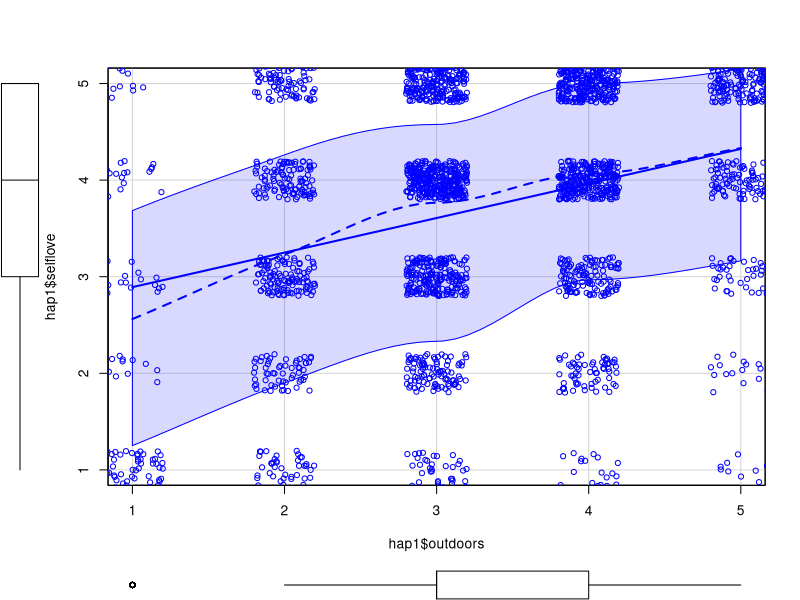
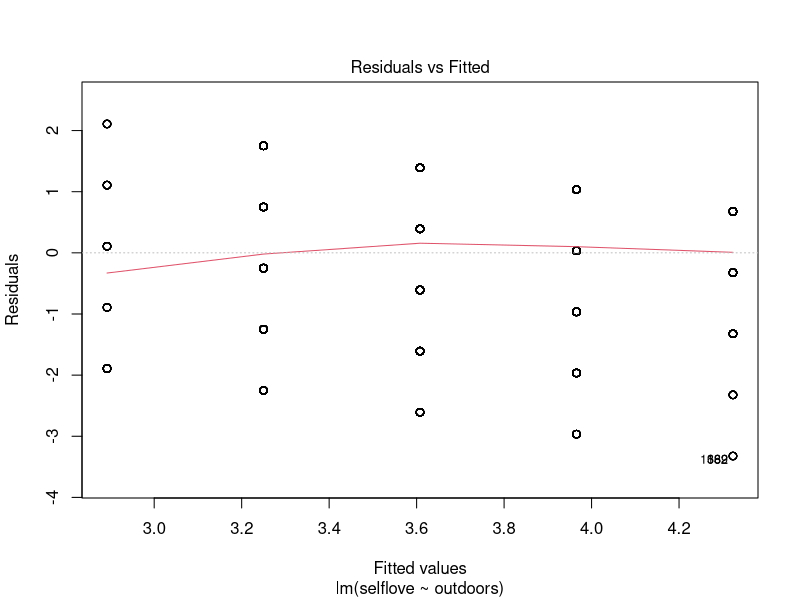
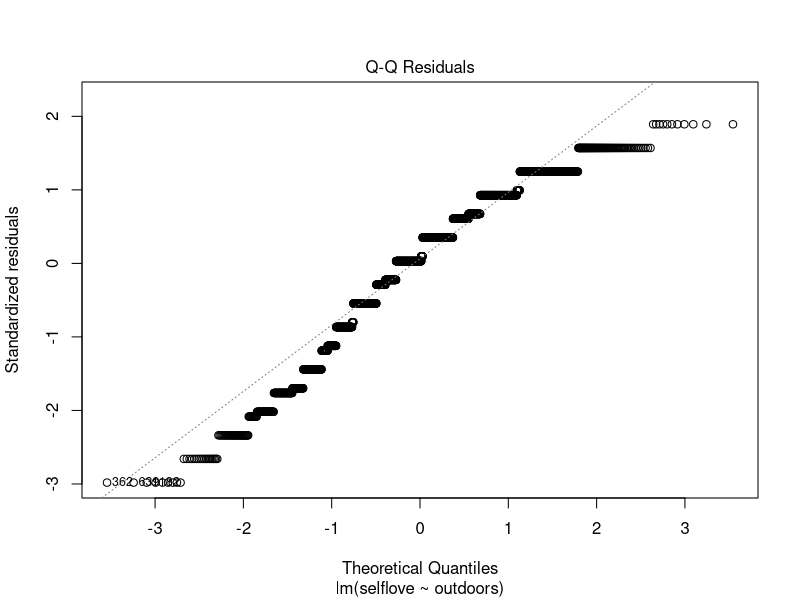
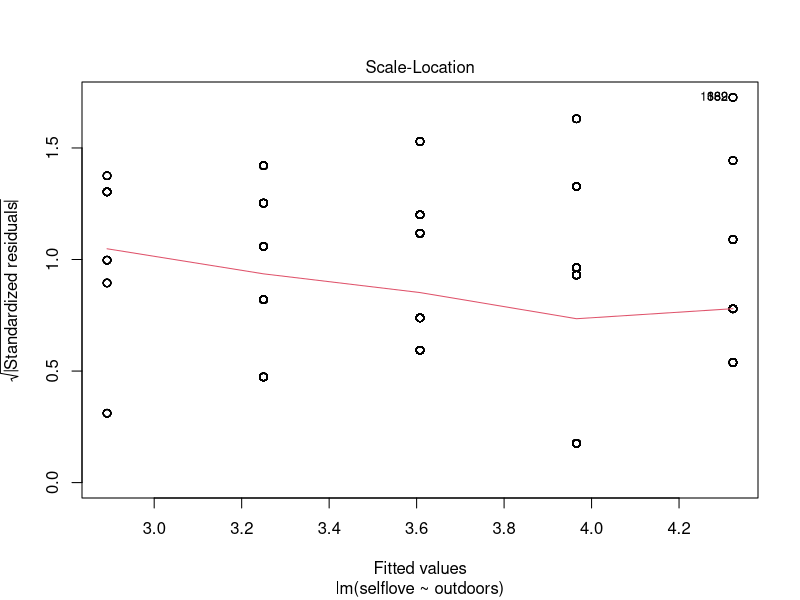
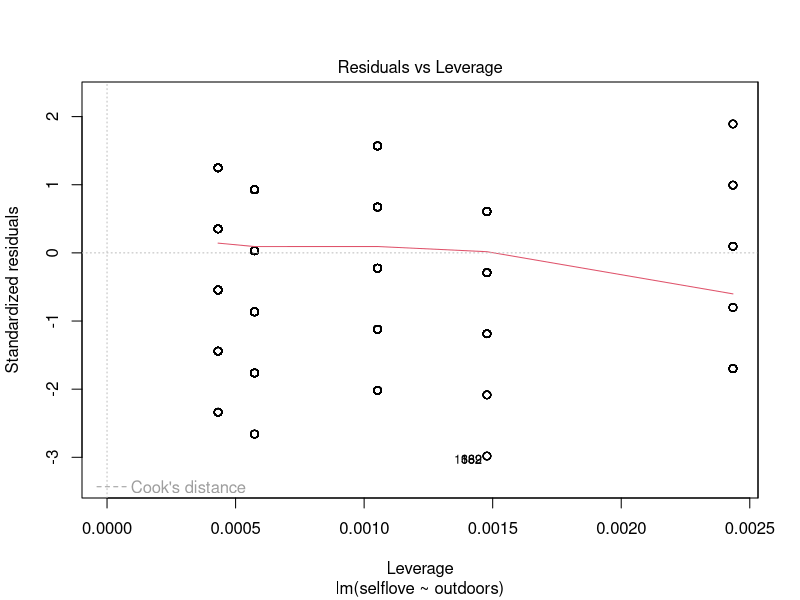

R code for these plots, in order:
getwd()
setwd("W203 Week 13")

hap <- read.csv("Happiness.csv")
head(hap)
table(names(hap))
summary(hap)

# I will use the frequency of being outdoors as the independent variable
hap1 <- hap[, c(11, 15)]
head(hap1)
names(hap1) <- c("outdoors", "selflove")


# a: conduct a correlation or t-test
# ?cor.test
cor.test(x = hap1$outdoors, y = hap1$selflove, alternative = "two.sided")

# we see that outdoors has a weak positive relationship with self-love, r  = 0.31, p < 0.01

# ?pairwise.t.test()
pairwise.t.test(hap1$selflove, hap1$outdoors, p.adjust.method = "bonferroni")

# b: produce a scatterplot
library(car)
scatterplot(hap1$outdoors, hap1$selflove, jitter = list(x  = 1, y = 1))

# plot(hap1$outdoors, hap1$selflove)

# c. run a linear regression

hap1model <- lm(selflove ~ outdoors, data  = hap1, na.action = na.exclude)
summary(hap1model)
plot(hap1model)

